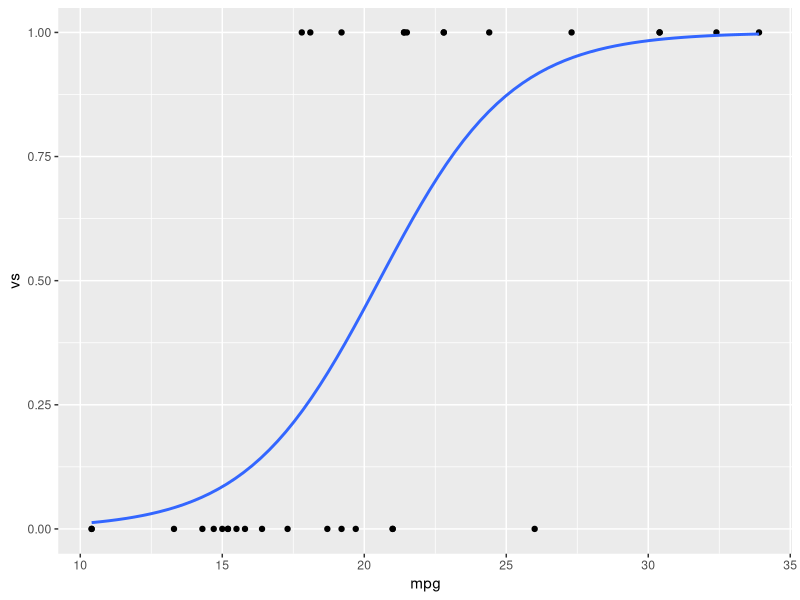
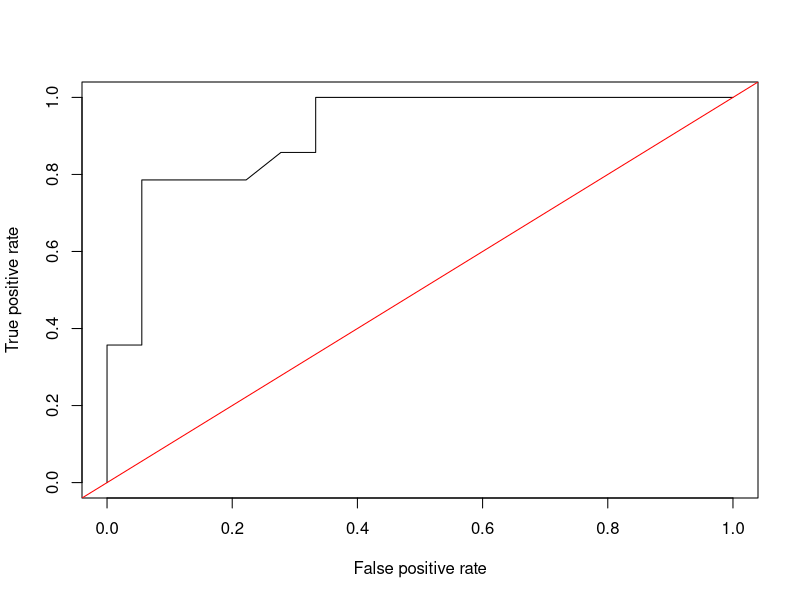
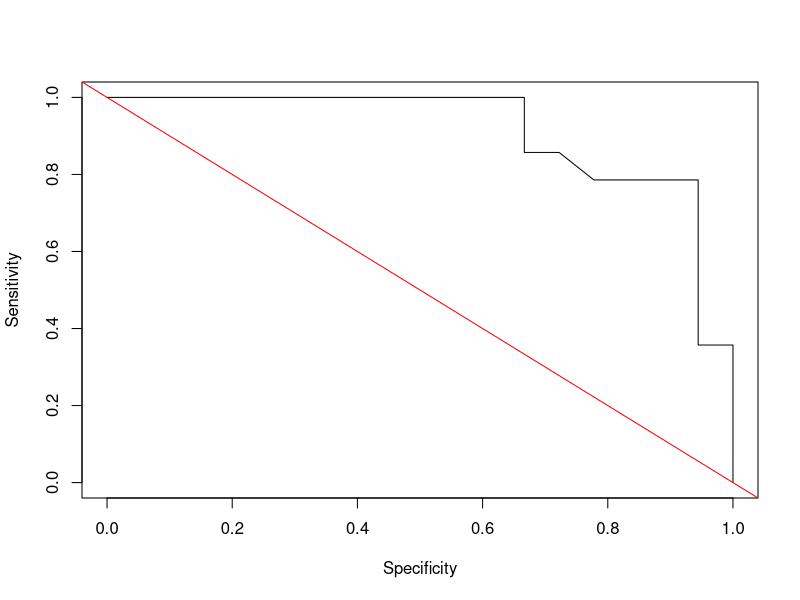

Write R code to recreate these figures, in order.
library(MASS)
library(ROCR)
library(ggplot2)

data(mtcars)

d <- as.data.frame(subset(mtcars, select = c(mpg, am, vs)))
# head(d)
#                    mpg am vs
# Mazda RX4         21.0  1  0
# Mazda RX4 Wag     21.0  1  0
# Datsun 710        22.8  1  1
# Hornet 4 Drive    21.4  0  1
# Hornet Sportabout 18.7  0  0
# Valiant           18.1  0  1

# Logistic Regression
model <- glm(vs ~ mpg, family = binomial(link = logit), data = d)

summary(model)
# Deviance Residuals:
#     Min       1Q   Median       3Q      Max
# -2.2127  -0.5121  -0.2276   0.6402   1.6980
#
# Coefficients:
#             Estimate Std. Error z value Pr(>|z|)
# (Intercept)  -8.8331     3.1623  -2.793  0.00522 **
# mpg           0.4304     0.1584   2.717  0.00659 **
# ---
# Signif. codes:  0 ‘***’ 0.001 ‘**’ 0.01 ‘*’ 0.05 ‘.’ 0.1 ‘ ’ 1
#
# (Dispersion parameter for binomial family taken to be 1)
#
#     Null deviance: 43.860  on 31  degrees of freedom
# Residual deviance: 25.533  on 30  degrees of freedom
# AIC: 29.533
#
# Number of Fisher Scoring iterations: 6

g <- ggplot(d, aes(x = mpg, y = vs))
g +  geom_point() +
    stat_smooth(method = "glm", method.args = list(family = "binomial"), se = FALSE)

# ROC
df <- data.frame(pred = unname(predict(model, type = "response")), obs = d$vs)
pred <- prediction(df$pred, df$obs)

# AUC
performance(pred, "auc")@y.values
# [[1]]
# [1] 0.9107143

# True positive rate - False positive rate
perf1 <- performance(pred, "tpr", "fpr")
plot(perf1)
abline(a = 0, b = 1, col = "red")

# Sensitivity - Specificity
perf2 <- performance(pred, "sens", "spec")
plot(perf2)
abline(a = 1, b = -1, col = "red")

# Predict unknown data
unknown = data.frame(mpg = c(24.0, 13.2, 18.2, 19.9))
unknown.pred <- predict(model, unknown, type = "response")
unknown.probs <- data.frame(unknown, data.frame(unknown.pred))
